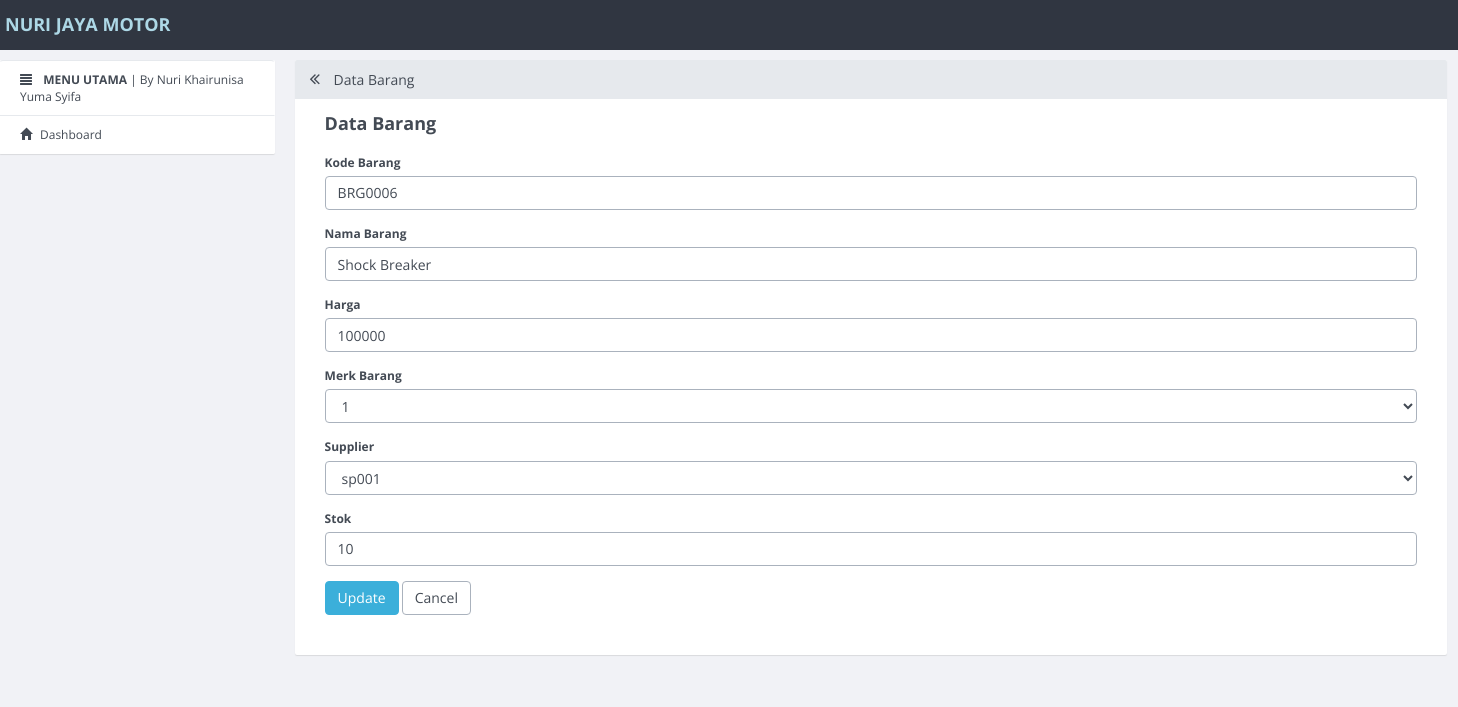
Screenshot of /barang/update/6.html with the database file from the repository.
### tables this page shows
CREATE TABLE `barang` (
  `id_barang` int(11) NOT NULL,
  `kode_barang` varchar(10) DEFAULT NULL,
  `nama_barang` varchar(50) DEFAULT NULL,
  `harga` int(11) DEFAULT NULL,
  `stok` int(5) DEFAULT NULL,
  `foto_barang` varchar(100) DEFAULT NULL,
  `id_jenis` int(11) DEFAULT NULL,
  `id_merk` int(11) DEFAULT NULL,
  `kode_supplier` varchar(10) DEFAULT NULL
);

### application/controllers/Barang.php (called while the page is built, shortened)
<?php
class Barang extends CI_Controller
{
    function __construct()
    {
        $this->load->model('Barang_model');
        $this->load->model('No_urut');
        $this->load->library('form_validation');
    }
    public function update($id)
    {
        $row = $this->Barang_model->get_by_id($id);
        if ($row) {
            $data = array(
                'button' => 'Update',
                'action' => site_url('barang/update_action'),
		'id_barang' => set_value('id_barang', $row->id_barang),
		'kode_barang' => set_value('kode_barang', $row->kode_barang),
		'nama_barang' => set_value('nama_barang', $row->nama_barang),
		'harga' => set_value('harga', $row->harga),
        'stok' => set_value('stok', $row->stok),
        'id_jenis' => set_value('id_jenis', $row->id_jenis),
        'id_merk' => set_value('id_merk', $row->id_merk),
		'kode_supplier' => set_value('kode_supplier', $row->kode_supplier),
        'konten' => 'barang/barang_form',
            'judul' => 'Data Barang',
	    );
            $this->load->view('v_index', $data);
        } else {
            $this->session->set_flashdata('message', 'Record Not Found');
            redirect(site_url('barang'));
        }
    }
}

### index.php (called while the page is built, shortened)
<?php
require_once BASEPATH.'core/CodeIgniter.php';

### application/models/Barang_model.php (called while the page is built, shortened)
<?php
class Barang_model extends CI_Model
{
    public $table = 'barang';
    public $id = 'id_barang';
    function get_by_id($id)
    {
        $this->db->where($this->id, $id);
        return $this->db->get($this->table)->row();
    }
}

### application/views/barang/barang_form.php (the view, shortened to what this page needs)
<form action="<?php echo $action; ?>" method="post" enctype="multipart/form-data">
        <div class="form-group">
            <label for="varchar">Kode Barang <?php echo form_error('kode_barang') ?></label>
            <input type="text" class="form-control" name="kode_barang" id="kode_barang" placeholder="Kode Barang" value="<?php echo $kode_barang; ?>" />
        </div>
        <div class="form-group">
            <label for="varchar">Nama Barang <?php echo form_error('nama_barang') ?></label>
            <input type="text" class="form-control" name="nama_barang" id="nama_barang" placeholder="Nama Barang" value="<?php echo $nama_barang; ?>" />
        </div>
        <div class="form-group">
            <label for="int">Harga <?php echo form_error('harga') ?></label>
            <input type="text" class="form-control" name="harga" id="harga" placeholder="Harga" value="<?php echo $harga; ?>" />
        </div>
        <div class="form-group">
            <label for="int">Merk Barang </label>
            <select name="id_merk" class="form-control">
                <option value="<?php echo $id_merk ?>"><?php echo $id_merk ?></option>
            </select>
        </div>
        <div class="form-group">
            <label for="int">Supplier </label>
            <select name="kode_supplier" class="form-control">
                <option value="<?php echo $kode_supplier ?>"><?php echo $kode_supplier ?></option>
            </select>
        </div>
        <div class="form-group">
            <label for="int">Stok <?php echo form_error('stok') ?></label>
            <input type="text" class="form-control" name="stok" id="stok" placeholder="Stok" value="<?php echo $stok; ?>" />
        </div>
        <button type="submit" class="btn btn-primary"><?php echo $button ?></button>
        <a href="<?php echo site_url('barang') ?>" class="btn btn-default">Cancel</a>
    </form>

### rows the page displays
barang: kode_barang "BRG0006", nama_barang "Shock Breaker", harga "100000", id_merk "1", kode_supplier "sp001", stok "10"

### other values shown
$judul "Data Barang"
$button "Update"
